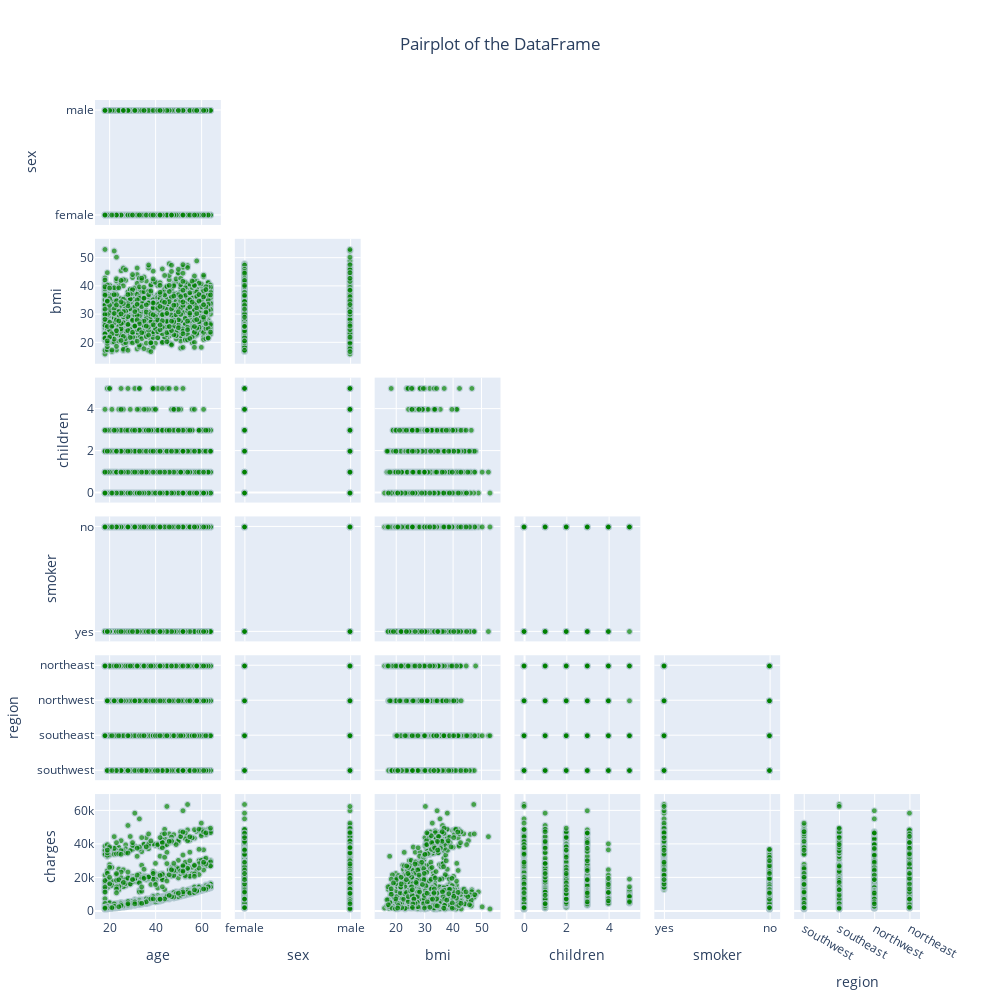

The code cell stored with this chart in its notebook:
### Markdown cell above
Here we can see better than on the graph above the distribution of the charges.

### Code cell
import plotly.express as px

fig = px.scatter_matrix(df,
                        dimensions=df.columns,
                        #color='green',
                        title='Pairplot of the DataFrame')

fig.update_traces(diagonal_visible=False,
                  marker=dict(color='green', opacity=0.7, line=dict(color='#aec6cf', width=1)),
                  showupperhalf=False)

fig.update_layout(
    title_x=0.5,
    title='Pairplot of the DataFrame',
    width=1000,
    height=1000
)

fig.show()

### Figure 1 — Plotly figure (JSON) as saved in the notebook; plotly's stock layout.template omitted (floating-point values rounded to 4 significant figures; data arrays with more than 128 entries replaced by an {"elided": "..."} marker saying what was removed)
{"data": [{"diagonal": {"visible": false}, "dimensions": [{"axis": {"matches": true}, "label": "age", "values": {"elided": "1338 int values"}}, {"axis": {"matches": true}, "label": "sex", "values": {"elided": "1338 str values"}}, {"axis": {"matches": true}, "label": "bmi", "values": {"elided": "1338 float values"}}, {"axis": {"matches": true}, "label": "children", "values": {"elided": "1338 int values"}}, {"axis": {"matches": true}, "label": "smoker", "values": {"elided": "1338 str values"}}, {"axis": {"matches": true}, "label": "region", "values": {"elided": "1338 str values"}}, {"axis": {"matches": true}, "label": "charges", "values": {"elided": "1338 float values"}}], "hovertemplate": "%{xaxis.title.text}=%{x}<br>%{yaxis.title.text}=%{y}<extra></extra>", "legendgroup": "", "marker": {"color": "green", "line": {"color": "#aec6cf", "width": 1}, "opacity": 0.7, "symbol": "circle"}, "name": "", "showlegend": false, "showupperhalf": false, "type": "splom"}], "layout": {"dragmode": "select", "height": 1000, "legend": {"tracegroupgap": 0}, "title": {"text": "Pairplot of the DataFrame", "x": 0.5}, "width": 1000}}
